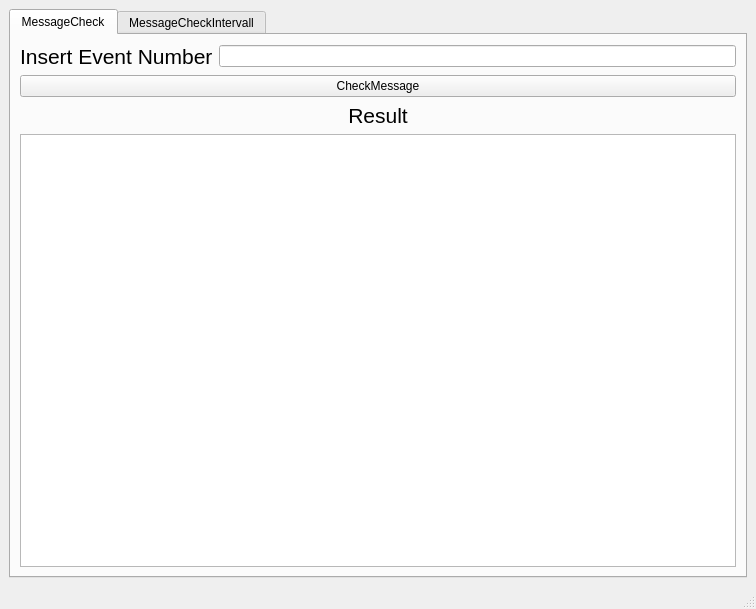
<?xml version="1.0" encoding="UTF-8"?>
<ui version="4.0">
 <class>MainWindow</class>
 <widget class="QMainWindow" name="MainWindow">
  <property name="geometry">
   <rect>
    <x>0</x>
    <y>0</y>
    <width>756</width>
    <height>609</height>
   </rect>
  </property>
  <property name="windowTitle">
   <string>MainWindow</string>
  </property>
  <widget class="QWidget" name="centralwidget">
   <layout class="QHBoxLayout" name="horizontalLayout">
    <item>
     <widget class="QTabWidget" name="tabWidget">
      <property name="enabled">
       <bool>true</bool>
      </property>
      <property name="currentIndex">
       <number>0</number>
      </property>
      <widget class="QWidget" name="tab">
       <attribute name="title">
        <string>MessageCheck</string>
       </attribute>
       <layout class="QHBoxLayout" name="horizontalLayout_3">
        <item>
         <layout class="QVBoxLayout" name="verticalLayout_2">
          <item>
           <layout class="QHBoxLayout" name="horizontalLayout_2">
            <item>
             <widget class="QLabel" name="label_3">
              <property name="font">
               <font>
                <pointsize>16</pointsize>
               </font>
              </property>
              <property name="text">
               <string>Insert Event Number</string>
              </property>
             </widget>
            </item>
            <item>
             <widget class="QLineEdit" name="lineEdit"/>
            </item>
           </layout>
          </item>
          <item>
           <widget class="QPushButton" name="pushButton">
            <property name="text">
             <string>CheckMessage</string>
            </property>
           </widget>
          </item>
          <item>
           <layout class="QVBoxLayout" name="verticalLayout">
            <item>
             <widget class="QLabel" name="label_2">
              <property name="font">
               <font>
                <pointsize>16</pointsize>
               </font>
              </property>
              <property name="text">
               <string>Result</string>
              </property>
              <property name="scaledContents">
               <bool>true</bool>
              </property>
              <property name="alignment">
               <set>Qt::AlignCenter</set>
              </property>
             </widget>
            </item>
            <item>
             <widget class="QTextBrowser" name="textBrowser"/>
            </item>
           </layout>
          </item>
         </layout>
        </item>
       </layout>
      </widget>
      <widget class="QWidget" name="tab3">
       <attribute name="title">
        <string>MessageCheckIntervall</string>
       </attribute>
       <layout class="QHBoxLayout" name="horizontalLayout_6">
        <item>
         <layout class="QVBoxLayout" name="verticalLayout_3">
          <item>
           <layout class="QHBoxLayout" name="horizontalLayout_5">
            <item>
             <widget class="QLabel" name="label_6">
              <property name="font">
               <font>
                <pointsize>16</pointsize>
               </font>
              </property>
              <property name="text">
               <string>Insert Event Number Start</string>
              </property>
             </widget>
            </item>
            <item>
             <widget class="QLineEdit" name="lineEdit_3"/>
            </item>
           </layout>
          </item>
          <item>
           <layout class="QHBoxLayout" name="horizontalLayout_4">
            <item>
             <widget class="QLabel" name="label_4">
              <property name="font">
               <font>
                <pointsize>16</pointsize>
               </font>
              </property>
              <property name="text">
               <string>Insert Event Number End</string>
              </property>
             </widget>
            </item>
            <item>
             <widget class="QLineEdit" name="lineEdit_2"/>
            </item>
           </layout>
          </item>
          <item>
           <widget class="QPushButton" name="pushButton_2">
            <property name="text">
             <string>CheckMessage</string>
            </property>
           </widget>
          </item>
          <item>
           <layout class="QVBoxLayout" name="verticalLayout_4">
            <item>
             <widget class="QLabel" name="label_5">
              <property name="font">
               <font>
                <pointsize>16</pointsize>
               </font>
              </property>
              <property name="text">
               <string>Result</string>
              </property>
              <property name="scaledContents">
               <bool>true</bool>
              </property>
              <property name="alignment">
               <set>Qt::AlignCenter</set>
              </property>
             </widget>
            </item>
            <item>
             <widget class="QTextBrowser" name="textBrowser_2"/>
            </item>
           </layout>
          </item>
         </layout>
        </item>
       </layout>
      </widget>
     </widget>
    </item>
   </layout>
  </widget>
  <widget class="QStatusBar" name="statusbar"/>
 </widget>
 <resources/>
 <connections/>
</ui>
